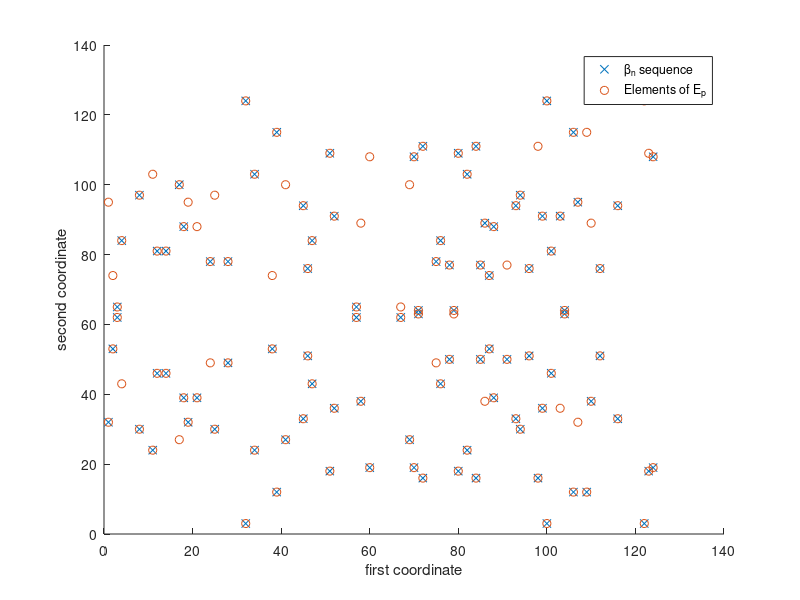

Write MATLAB code to recreate this figure.
%blockchain2.m

clear all;

%Build the set Ep of the elliptic curve --------------

p=127;%the prime number we use for the modulo
Ep=[];%the points on the curve will be added in this vector
for i=0:p-1%iteration for 0<=x<=126
    for j=0:p-1%iteration for 0<=y<=126
        y=mod(j^2,p);%left-hand side of the equation of the curve
        x=mod(i^3+7,p);%right-hand side of the equation of the curve
        if y==x%test if both sides are equal
            Ep=[Ep;i,j];%if yes, add the coordinates in the vector of answers
        end
    end
end
N=length(Ep)+1%the number of points of the discontinuous curve plus (infty,infty)

%----------------------------------------------------





%Build the sequence beta_n=n*(19,32)-----------------

n=100;%the size of the sequence
a=[19,32];%the point alpha
b=zeros(n,2);%initializing the sequence
b(1,:)=a;%the first element of the sequence is alpha
for k=2:n
    if b(k-1,1)~= a(1)
        [G,U,V] = gcd(b(k-1,1)-a(1),p);%find Bezout's coefficients to compute division on finite field
        m=mod((b(k-1,2)-a(2))*U,p);
        b(k,1)=mod(m^2-a(1)-b(k-1,1),p);%compute x_n of beta_n
        b(k,2)=mod(m*(2*a(1)+b(k-1,1)-m^2)-a(2),p);%compute y_n of beta_n
    else
        [G,U,V] = gcd(2*a(2),p);%find Bezout's coefficients
        m=mod(3*a(1)^2*U,p);
        b(k,1)=mod(m^2-2*a(1),p);%compute x_n of beta_n
        b(k,2)=mod(m*(3*a(1)-m^2)-a(2),p);%compute y_n of beta_n
    end
end
%plot the sequence and the elements of Ep 
hold on
plot(b(:,1),b(:,2),'x');
plot(Ep(:,1),Ep(:,2),'o')
legend('\beta_n sequence','Elements of E_p')
xlabel('first coordinate')
ylabel('second coordinate')

%-----------------------------------------------



%check for equal points of the sequence --------

sortedseq=sortrows(b);%sort the points of the sequence
verification=0;%will be used to check if there are equal points
for i=2:n
    if sortedseq(i,:)==sortedseq(i-1,:)%check if two neighbor points are equal
        verification=verification + 1;%increase if there is two equal points
    end
end
verification %number of anomalies
    


%-----------------------------------------------


     